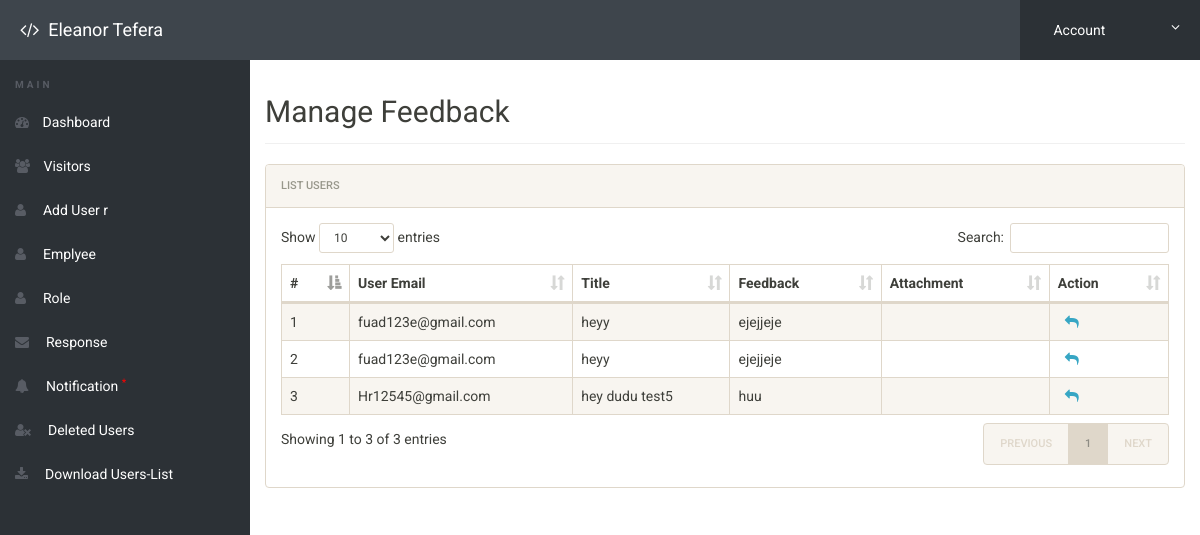
The page /admin/feedback.php (signed in) on the database its author committed.
### tables this page shows
CREATE TABLE `feedback` (
  `id` int(11) NOT NULL,
  `sender` varchar(50) NOT NULL,
  `reciver` varchar(50) NOT NULL,
  `title` varchar(100) NOT NULL,
  `feedbackdata` varchar(500) NOT NULL,
  `attachment` varchar(50) NOT NULL
);

### admin/feedback.php (the view, shortened to what this page needs)
<?php
include('includes/config.php');
if(strlen($_SESSION['alogin'])==0)
	{
header('location:index.php');
}
else{
 ?>
<!doctype html>
<html lang="en" class="no-js">
<head>
	<link rel="stylesheet" href="css/font-awesome.min.css">
	<link rel="stylesheet" href="css/bootstrap.min.css">
	<link rel="stylesheet" href="css/dataTables.bootstrap.min.css">
	<link rel="stylesheet" href="css/bootstrap-social.css">
	<link rel="stylesheet" href="css/bootstrap-select.css">
	<link rel="stylesheet" href="css/fileinput.min.css">
	<link rel="stylesheet" href="css/awesome-bootstrap-checkbox.css">
	<link rel="stylesheet" href="css/style.css">
</head>
<body>
	<?php include('includes/header.php');?>
	<div class="ts-main-content">
		<?php include('includes/leftbar.php');?>
		<div class="content-wrapper">
			<div class="container-fluid">
				<div class="row">
					<div class="col-md-12">
						<h2 class="page-title">Manage Feedback</h2>
						<div class="panel panel-default">
							<div class="panel-heading">List Users</div>
							<div class="panel-body">
								<table id="zctb" class="display table table-striped table-bordered table-hover" cellspacing="0" width="100%">
									<thead>
										<tr>
										       <th>#</th>
												<th>User Email</th>
												<th>Title</th>
                                                <th>Feedback</th>
                                                <th>Attachment</th>
											    <th>Action</th>
										</tr>
									</thead>
									<tbody>
<?php
$reciver = 'Admin';
$sql = "SELECT * from  feedback where reciver = (:reciver)";
$query = $dbh -> prepare($sql);
$query-> bindParam(':reciver', $reciver, PDO::PARAM_STR);
$query->execute();
$results=$query->fetchAll(PDO::FETCH_OBJ);
$cnt=1;
if($query->rowCount() > 0)
{
foreach($results as $result)
{				?>
										<tr>
											<td><?php echo htmlentities($cnt);?></td>
                                            <td><?php echo htmlentities($result->sender);?></td>
											<td><?php echo htmlentities($result->title);?></td>
                                            <td><?php echo htmlentities($result->feedbackdata);?></td>
                                            <td><a href="../attachment/<?php echo htmlentities($result->attachment);?>" ><?php echo htmlentities($result->attachment);?></a></td>
<td>
<a href="sendreply.php?reply=<?php echo $result->sender;?>">&nbsp; <i class="fa fa-mail-reply"></i></a>&nbsp;&nbsp;
</td>
										</tr>
										<?php $cnt=$cnt+1; }} ?>
									</tbody>
								</table>
							</div>
						</div>
					</div>
				</div>
			</div>
		</div>
	</div>
</body>
</html>
<?php } ?>

### admin/css/style.css (style rules this page uses)
html { font-size: 14px; }
@media only screen and (min-width: 480px) { html { font-size: 17px; } }
@media only screen and (min-width: 768px) { html { font-size: 14px; } }
body { font-size: 1em; }
a { color: #37a6c4; }
.panel { overflow: hidden; }
.page-title { padding-bottom: 15px; margin-bottom: 20px; border-bottom: 1px solid #f0f0f0; }
.ts-main-content .content-wrapper { padding-top: 15px; margin-top: 60px; }
@media only screen and (min-width: 992px) { .ts-main-content .content-wrapper { margin-left: 250px; } }

### rows shown on the page
feedback: sender "fuad123e@gmail.com", title "heyy", feedbackdata "ejejjeje"
feedback: sender "fuad123e@gmail.com", title "heyy", feedbackdata "ejejjeje"
feedback: sender "Hr12545@gmail.com", title "hey dudu test5", feedbackdata "huu"
